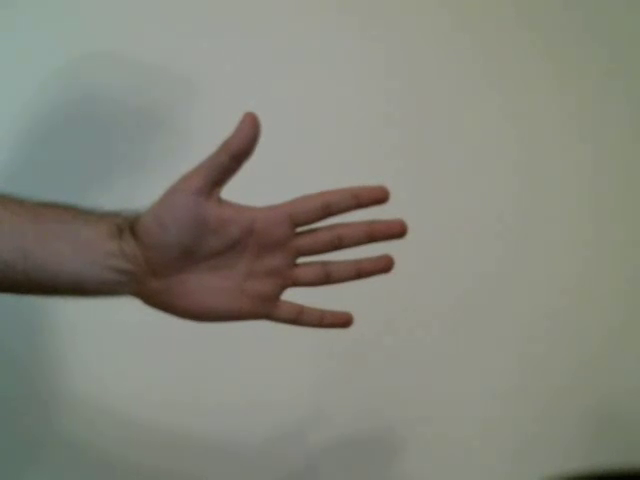
#> input picture frame 34 of opencv/opencv-code/DATA/hand_move.mp4, 640 x 480 px
$ python optical_flow_dense.py
#> lines starting #> are read from the running program, lines starting #| are printed output that depends on the picture; after the words box and inside, x2 and y2 are one past the last pixel; in counts of white or black regions, pixels touching at a corner belong together
import numpy as np
import cv2

cap = cv2.VideoCapture('../DATA/hand_move.mp4')

ret, frame1 = cap.read()
#> frame1 is the input picture: shape (480, 640, 3); mean B, G, R 123.8, 134.2, 133.3

prvsImg = cv2.cvtColor(frame1,cv2.COLOR_BGR2GRAY)
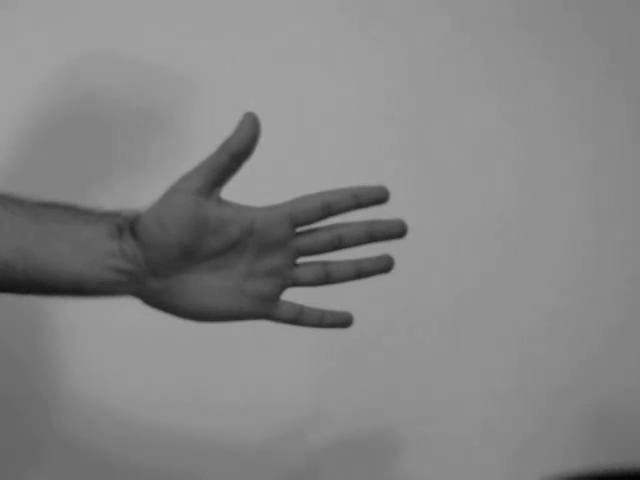
#> prvsImg: shape (480, 640); min 3, max 166, mean 132.8

hsv_mask = np.zeros_like(frame1)
hsv_mask[:,:,1] = 255

while True:
    ret,frame2 = cap.read()

    nextImg = cv2.cvtColor(frame2, cv2.COLOR_BGR2GRAY)

    flow = cv2.calcOpticalFlowFarneback(prvsImg, nextImg, None, 0.5,3,15,3,5,1.2,0)

    mag, ang = cv2.cartToPolar(flow[:,:,0], flow[:,:,1], angleInDegrees=True)
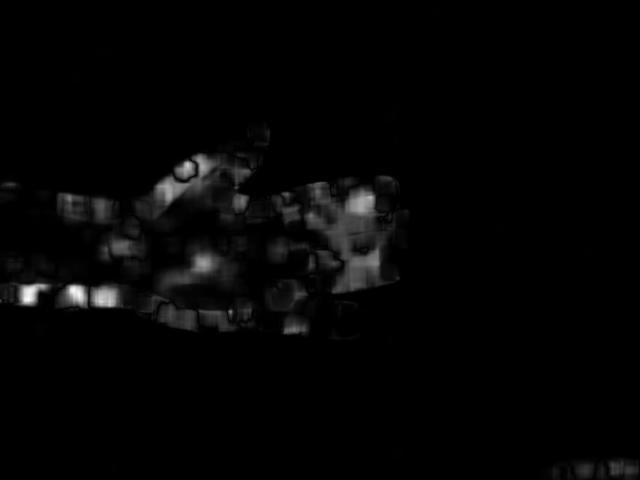
#> mag: shape (480, 640) float32; min 0, max 1.73, mean 0.0339; drawn with min black and max white
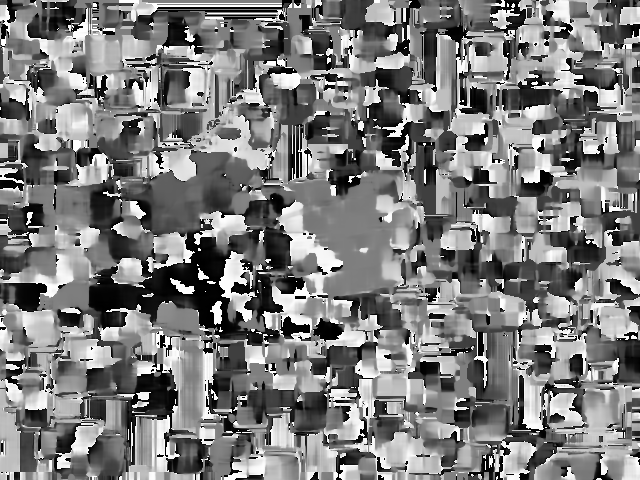
#> ang: shape (480, 640) float32; min 8.61e-17, max 360, mean 175.8; drawn with min black and max white

    hsv_mask[:,:,0] = ang/2
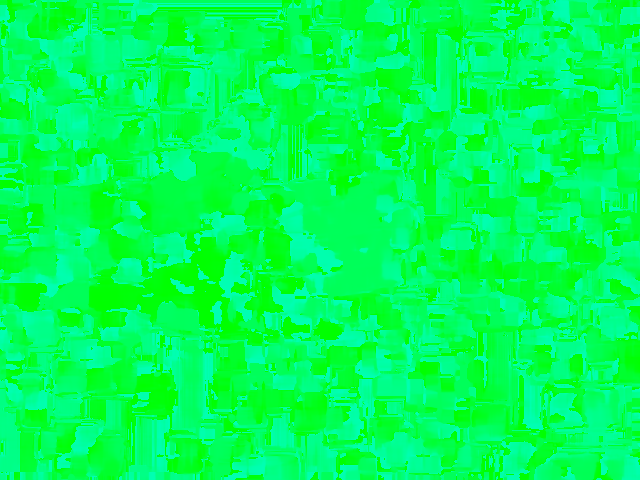
#> hsv_mask: shape (480, 640, 3); mean of channels 0, 1, 2 87.4, 255, 0; drawn as B, G, R

    hsv_mask[:,:,2] = cv2.normalize(mag, None, 0,255, cv2.NORM_MINMAX)
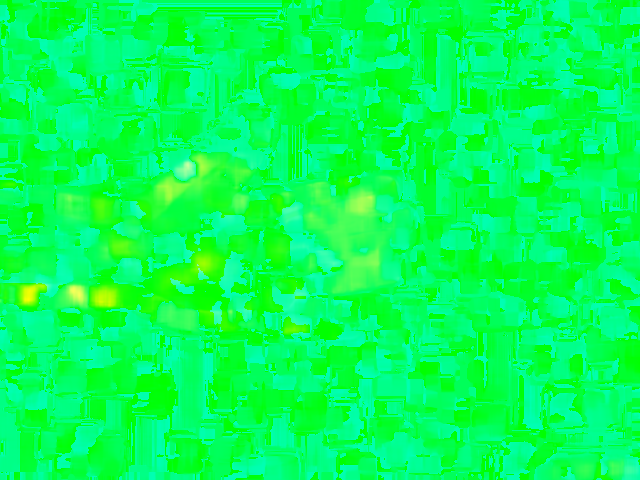
#> hsv_mask: shape (480, 640, 3); 17.18% of pixels changed, all inside (x1, y1, x2, y2) = (0, 7, 640, 480); drawn as B, G, R

    bgr = cv2.cvtColor(hsv_mask, cv2.COLOR_HSV2BGR)
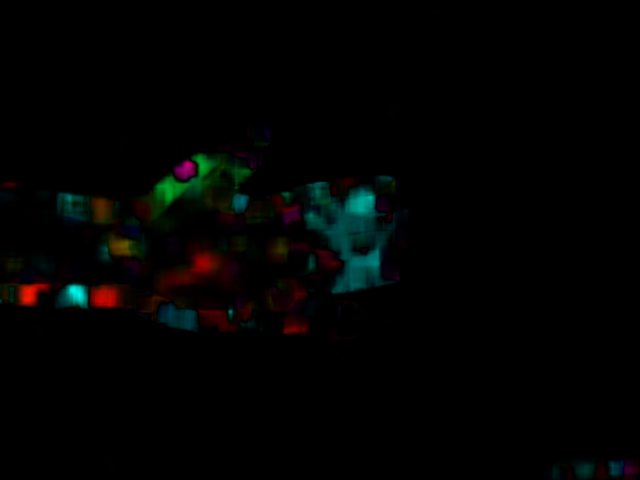
#> bgr: shape (480, 640, 3); mean B, G, R 2.3, 3, 2.1
    cv2.imshow('frame', bgr)

    k=cv2.waitKey(10) & 0xFF
#> (key Esc is pressed here)
    if k == 27:
        break
    prvsImg = nextImg

cv2.destroyAllWindows()
cap.release()

$ run again, starting later in the video
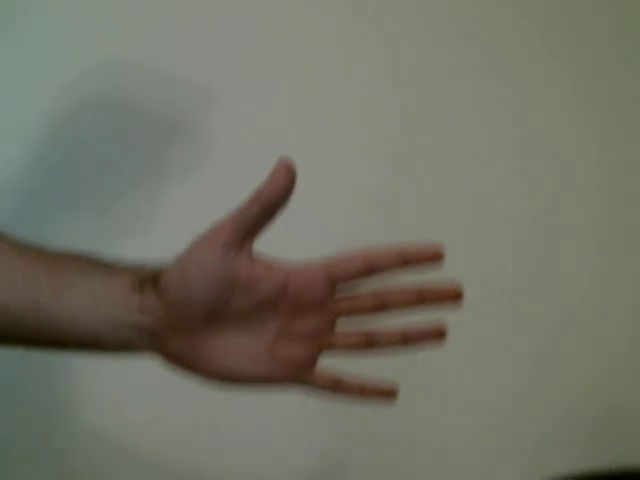
#> input picture frame 153 of opencv/opencv-code/DATA/hand_move.mp4, 640 x 480 px
#> frame1 is the input picture: shape (480, 640, 3); mean B, G, R 101.6, 114.6, 114.7
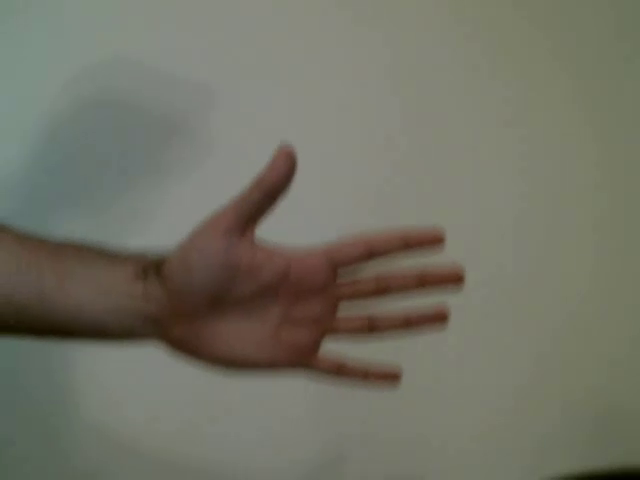
#> input picture frame 154 of opencv/opencv-code/DATA/hand_move.mp4, 640 x 480 px
#> frame2 is the input picture: shape (480, 640, 3); mean B, G, R 101.6, 114.6, 114.6
#> `bgr = cv2.cvtColor(hsv_mask, cv2.COLOR_HSV2BGR)`:
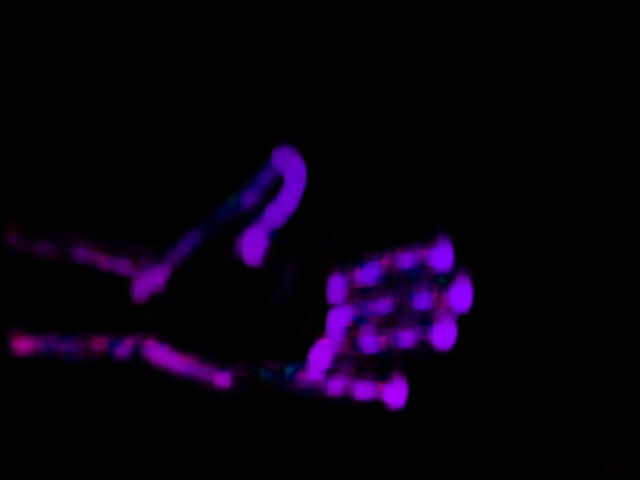
#> bgr: shape (480, 640, 3); mean B, G, R 13.3, 0, 8

$ run again, starting later in the video
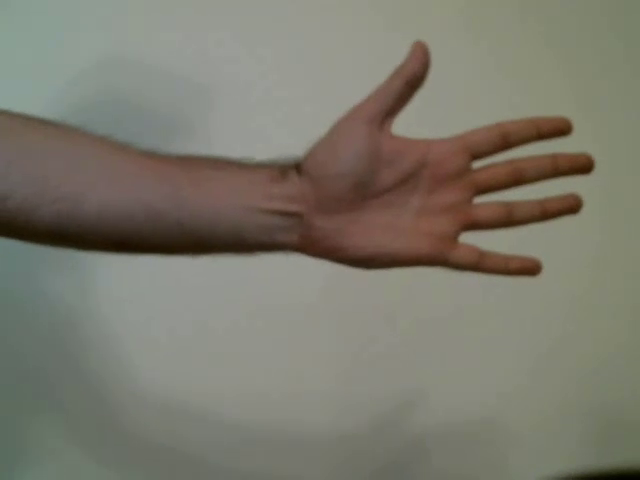
#> input picture frame 272 of opencv/opencv-code/DATA/hand_move.mp4, 640 x 480 px
#> frame1 is the input picture: shape (480, 640, 3); mean B, G, R 109.7, 122, 124.2
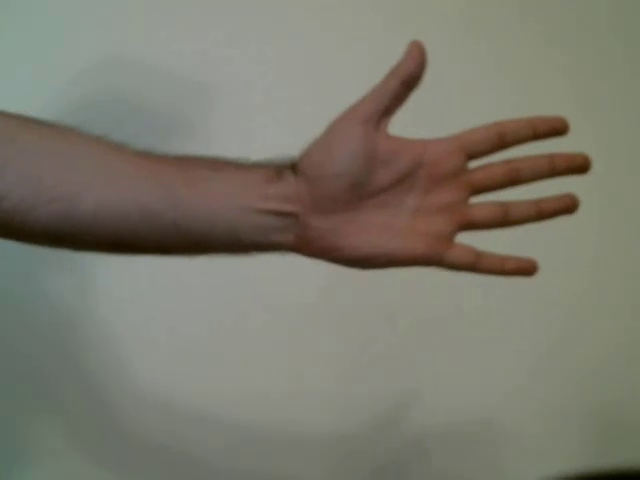
#> input picture frame 273 of opencv/opencv-code/DATA/hand_move.mp4, 640 x 480 px
#> frame2 is the input picture: shape (480, 640, 3); mean B, G, R 109.6, 122.1, 124.2
#> `bgr = cv2.cvtColor(hsv_mask, cv2.COLOR_HSV2BGR)`:
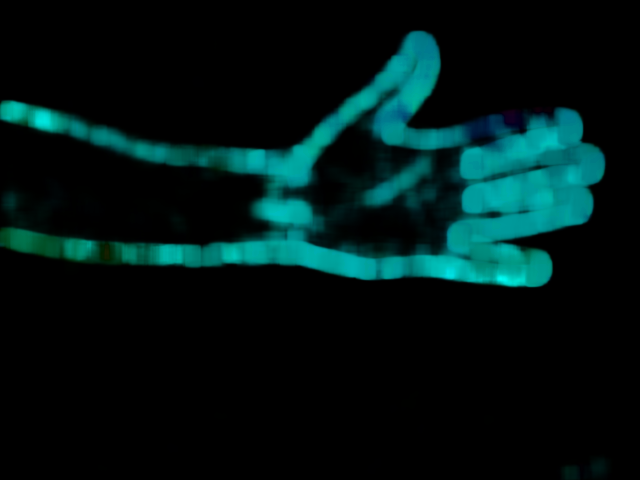
#> bgr: shape (480, 640, 3); mean B, G, R 21.2, 21.9, 0
